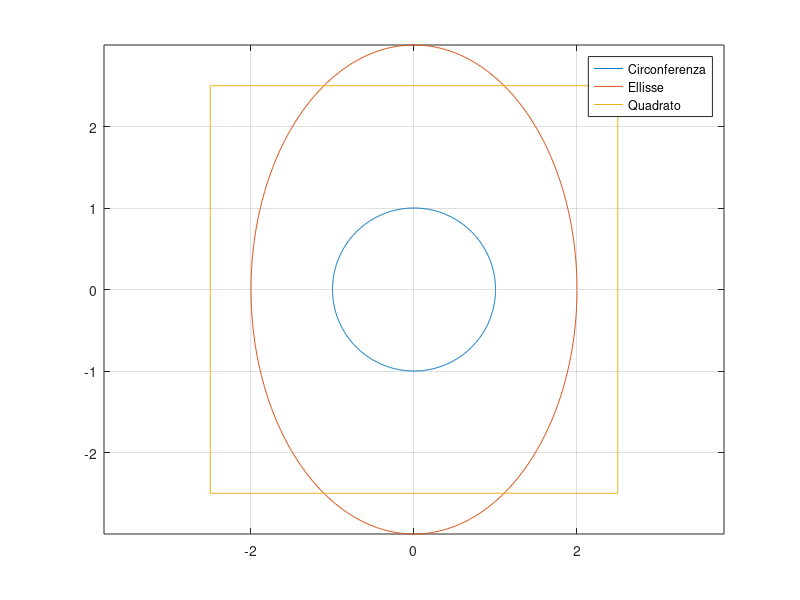

The MATLAB source for this figure:
clear
clc
close all

%% circonferenza

% tentativo scacato
% x = -1:0.01:1;
% y = sqrt(1 - x.^2);
% plot(x, y, 'k', x, -y, 'k');

% in coordinate polari
theta = 0:0.01:2*pi;
rho = 1;
x = rho * cos(theta);
y = rho * sin(theta);
plot(x,y)
axis equal
grid on
hold on

%% ellisse

% anche l'ellisse in polari
a = 2;
b = 3;
x = a * cos(theta);
y = b * sin(theta);
plot(x,y)

%% quadrato

% per il quadrato definisco 5 punti (primo e ultimo coincidono)
plot([-2.5 -2.5 2.5 2.5 -2.5], [-2.5, 2.5, 2.5, -2.5, -2.5])

legend('Circonferenza', 'Ellisse', 'Quadrato')